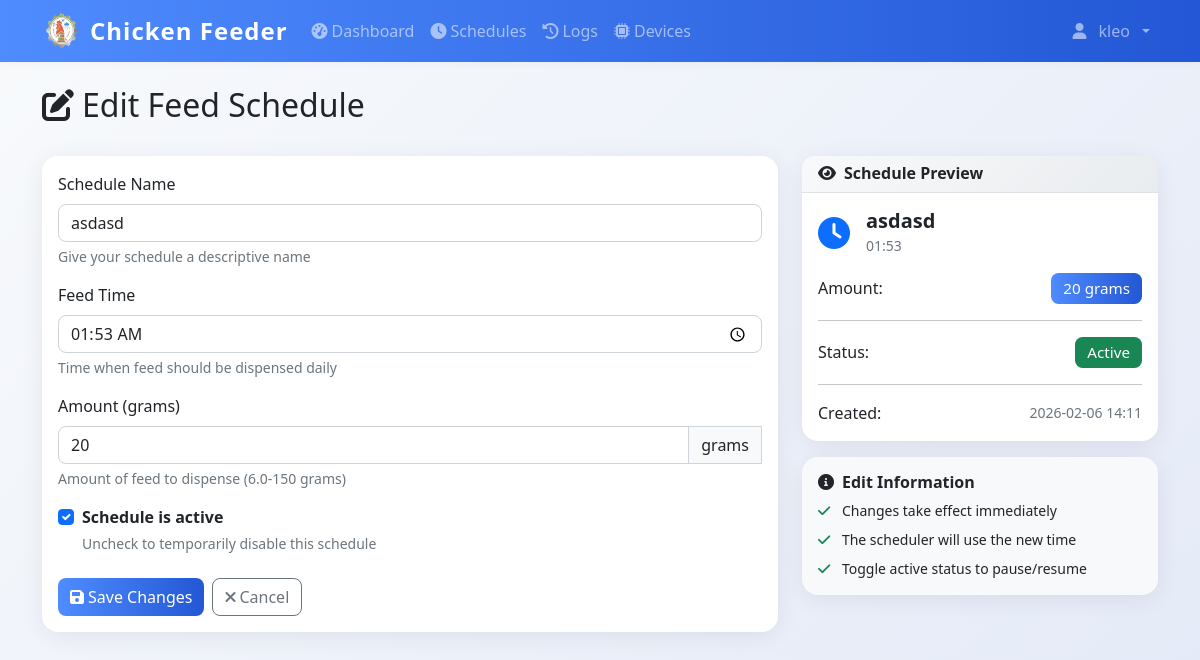
Page /schedules/1/edit (signed in) on the earlier database version.
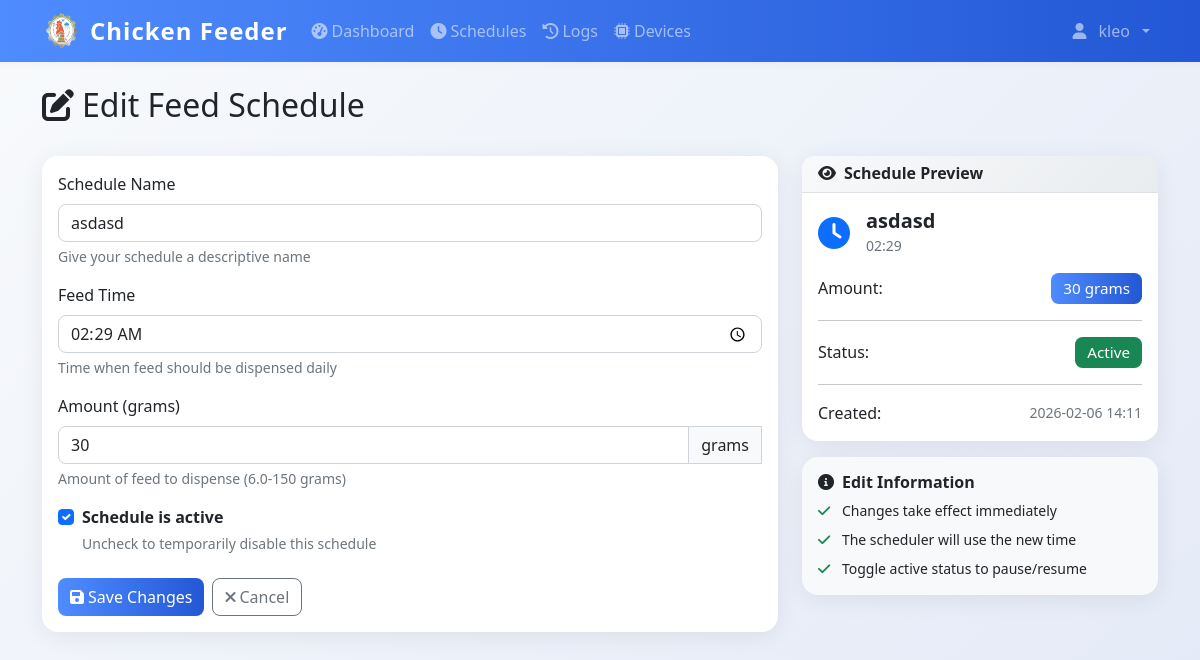
Same page on the later database version.
### models.py (models this page shows)
class FeedSchedule(db.Model):
    id = db.Column(db.Integer, primary_key=True)
    name = db.Column(db.String(100), nullable=False)
    feed_time = db.Column(db.Time, nullable=False)
    amount_grams = db.Column(db.Integer, nullable=False)
    is_active = db.Column(db.Boolean, default=True)
    created_by = db.Column(db.Integer, db.ForeignKey('user.id'), nullable=False)
    created_at = db.Column(db.DateTime, default=datetime.now)
    user = db.relationship('User', backref=db.backref('schedules', lazy=True))

### app.py (the view, shortened to what this page needs)
@app.route('/schedules/<int:schedule_id>/edit', methods=['GET', 'POST'])
@login_required
def edit_schedule(schedule_id):
    from utils.validators import validate_schedule_name, validate_amount_grams, sanitize_string
    from utils.model_utils import get_feed_ratio
    schedule = db.session.get(FeedSchedule, schedule_id)
    if not schedule:
        flash('Schedule not found', 'danger')
        return redirect(url_for('schedules'))
    if schedule.created_by != current_user.id:
        flash('Unauthorized', 'danger')
        return redirect(url_for('schedules'))
    feed_config = get_feed_ratio()
    min_grams = feed_config.get('grams_per_drop', 6.7)
    return render_template('edit_schedule.html', schedule=schedule, min_grams=min_grams)

### app.py (called while the page is built)
@login_manager.user_loader
def load_user(user_id):
    return db.session.get(User, int(user_id))

@app.context_processor
def inject_datetime():
    return {'datetime': datetime}

@app.before_request
def restrict_admin_from_user_pages():
    if current_user.is_authenticated and getattr(current_user, 'is_admin', False):
        if not request.path.startswith('/admin'):
            if not request.path.startswith('/static') and not request.path.startswith('/logout'):
                return redirect(url_for('admin.dashboard'))

### utils/model_utils.py (called while the page is built)
def get_feed_ratio():
    if not os.path.exists(CONFIG_PATH):
        return {'pellets': 234, 'grams': 6.7, 'grams_per_drop': 6.7}
    with open(CONFIG_PATH, 'r') as f:
        data = json.load(f)
    if 'grams_per_drop' not in data:
        data['grams_per_drop'] = 6.7
    return data

### templates/edit_schedule.html (shortened to what the changed rows need)
{% extends "base.html" %}
{% block content %}
<div class="container mt-4">
    <div class="row mb-4">
        <div class="col">
            <h1 class="h2">
                <i class="fas fa-edit me-2"></i>Edit Feed Schedule
            </h1>
        </div>
    </div>
    <div class="row">
        <div class="col-lg-8">
            <div class="card">
                <div class="card-body">
                    <form method="POST" id="schedule-form">
                        <div class="mb-3">
                            <label for="name" class="form-label">Schedule Name</label>
                            <input type="text" class="form-control" id="name" name="name"
                                value="{{ schedule.name }}"
                                placeholder="e.g., Morning Feed, Evening Feed" required>
                            <div class="form-text">Give your schedule a descriptive name</div>
                        </div>
                        <div class="mb-3">
                            <label for="feed_time" class="form-label">Feed Time</label>
                            <input type="time" class="form-control" id="feed_time" name="feed_time"
                                value="{{ schedule.feed_time.strftime('%H:%M') }}" required>
                            <div class="form-text">Time when feed should be dispensed daily</div>
                        </div>
                        <div class="mb-3">
                            <div class="input-group">
                                <input type="number" class="form-control" id="amount_grams" name="amount_grams"
                                    min="{{ min_grams }}" max="150" value="{{ schedule.amount_grams }}" step="0.1" required>
                                <span class="input-group-text">grams</span>
                            </div>
                        </div>
                        <div class="mb-4">
                            <div class="form-check">
                                <input class="form-check-input" type="checkbox" id="is_active" name="is_active"
                                    {% if schedule.is_active %}checked{% endif %}>
                                <label class="form-check-label" for="is_active">
                                    <strong>Schedule is active</strong>
                                </label>
                                <div class="form-text">Uncheck to temporarily disable this schedule</div>
                            </div>
                        </div>
                    </form>
                </div>
            </div>
        </div>
        <div class="col-lg-4">
            <div class="card">
                <div class="card-body">
                    <div class="d-flex align-items-center mb-3">
                        <div>
                            <h5 class="mb-0" id="preview-name">{{ schedule.name }}</h5>
                            <small class="text-muted" id="preview-time">{{ schedule.feed_time.strftime('%H:%M') }}</small>
                        </div>
                    </div>
                    <div class="d-flex justify-content-between align-items-center">
                        <span>Amount:</span>
                        <span class="badge bg-primary" id="preview-amount">{{ schedule.amount_grams }} grams</span>
                    </div>
                    <div class="d-flex justify-content-between align-items-center">
                        <span>Status:</span>
                        <span class="badge {{ 'bg-success' if schedule.is_active else 'bg-secondary' }}" id="preview-status">
                            {{ 'Active' if schedule.is_active else 'Inactive' }}
                        </span>
                    </div>
                    <div class="d-flex justify-content-between align-items-center">
                        <span>Created:</span>
                        <small class="text-muted">{{ schedule.created_at.strftime('%Y-%m-%d %H:%M') }}</small>
                    </div>
                </div>
            </div>
        </div>
    </div>
</div>
{% endblock %}

Differences in the rows shown:
changed FeedSchedule "asdasd": feed_time "01:53" → "02:29"; amount_grams "20" → "30"
